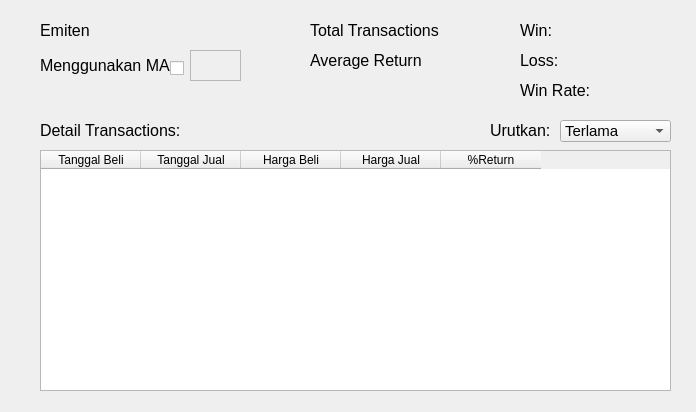
<?xml version="1.0" encoding="UTF-8"?>
<ui version="4.0">
 <class>Form</class>
 <widget class="QWidget" name="Form">
  <property name="geometry">
   <rect>
    <x>0</x>
    <y>0</y>
    <width>696</width>
    <height>412</height>
   </rect>
  </property>
  <property name="windowTitle">
   <string>Form</string>
  </property>
  <widget class="QLabel" name="ma_emiten">
   <property name="geometry">
    <rect>
     <x>40</x>
     <y>20</y>
     <width>191</width>
     <height>21</height>
    </rect>
   </property>
   <property name="font">
    <font>
     <pointsize>12</pointsize>
    </font>
   </property>
   <property name="text">
    <string>Emiten</string>
   </property>
  </widget>
  <widget class="QLabel" name="ma_value">
   <property name="geometry">
    <rect>
     <x>40</x>
     <y>50</y>
     <width>131</width>
     <height>31</height>
    </rect>
   </property>
   <property name="font">
    <font>
     <pointsize>12</pointsize>
    </font>
   </property>
   <property name="text">
    <string>Menggunakan MA</string>
   </property>
  </widget>
  <widget class="QLabel" name="ma_total_transactions">
   <property name="geometry">
    <rect>
     <x>310</x>
     <y>20</y>
     <width>191</width>
     <height>21</height>
    </rect>
   </property>
   <property name="font">
    <font>
     <pointsize>12</pointsize>
    </font>
   </property>
   <property name="text">
    <string>Total Transactions</string>
   </property>
  </widget>
  <widget class="QLabel" name="ma_win">
   <property name="geometry">
    <rect>
     <x>520</x>
     <y>20</y>
     <width>111</width>
     <height>21</height>
    </rect>
   </property>
   <property name="font">
    <font>
     <pointsize>12</pointsize>
    </font>
   </property>
   <property name="text">
    <string>Win:</string>
   </property>
  </widget>
  <widget class="QLabel" name="ma_loss">
   <property name="geometry">
    <rect>
     <x>520</x>
     <y>50</y>
     <width>111</width>
     <height>21</height>
    </rect>
   </property>
   <property name="font">
    <font>
     <pointsize>12</pointsize>
    </font>
   </property>
   <property name="text">
    <string>Loss:</string>
   </property>
  </widget>
  <widget class="QLabel" name="ma_winrate">
   <property name="geometry">
    <rect>
     <x>520</x>
     <y>80</y>
     <width>141</width>
     <height>21</height>
    </rect>
   </property>
   <property name="font">
    <font>
     <pointsize>12</pointsize>
    </font>
   </property>
   <property name="text">
    <string>Win Rate:</string>
   </property>
  </widget>
  <widget class="QLabel" name="ma_detail_transactions">
   <property name="geometry">
    <rect>
     <x>40</x>
     <y>120</y>
     <width>151</width>
     <height>21</height>
    </rect>
   </property>
   <property name="font">
    <font>
     <pointsize>12</pointsize>
    </font>
   </property>
   <property name="text">
    <string>Detail Transactions:</string>
   </property>
  </widget>
  <widget class="QTableWidget" name="ma_table_detail">
   <property name="geometry">
    <rect>
     <x>40</x>
     <y>150</y>
     <width>631</width>
     <height>241</height>
    </rect>
   </property>
   <column>
    <property name="text">
     <string>Tanggal Beli</string>
    </property>
   </column>
   <column>
    <property name="text">
     <string>Tanggal Jual</string>
    </property>
   </column>
   <column>
    <property name="text">
     <string>Harga Beli</string>
    </property>
   </column>
   <column>
    <property name="text">
     <string>Harga Jual</string>
    </property>
   </column>
   <column>
    <property name="text">
     <string>%Return</string>
    </property>
   </column>
  </widget>
  <widget class="QLabel" name="ma_emiten_2">
   <property name="geometry">
    <rect>
     <x>490</x>
     <y>120</y>
     <width>61</width>
     <height>21</height>
    </rect>
   </property>
   <property name="font">
    <font>
     <pointsize>12</pointsize>
    </font>
   </property>
   <property name="text">
    <string>Urutkan:</string>
   </property>
  </widget>
  <widget class="QComboBox" name="ma_combobox_urutkan">
   <property name="geometry">
    <rect>
     <x>560</x>
     <y>120</y>
     <width>111</width>
     <height>22</height>
    </rect>
   </property>
   <property name="font">
    <font>
     <pointsize>11</pointsize>
    </font>
   </property>
   <item>
    <property name="text">
     <string>Terlama</string>
    </property>
   </item>
   <item>
    <property name="text">
     <string>Terbaru</string>
    </property>
   </item>
  </widget>
  <widget class="QLabel" name="ma_average_return">
   <property name="geometry">
    <rect>
     <x>310</x>
     <y>50</y>
     <width>191</width>
     <height>21</height>
    </rect>
   </property>
   <property name="font">
    <font>
     <pointsize>12</pointsize>
    </font>
   </property>
   <property name="text">
    <string>Average Return</string>
   </property>
  </widget>
  <widget class="QPlainTextEdit" name="ma_input">
   <property name="enabled">
    <bool>false</bool>
   </property>
   <property name="geometry">
    <rect>
     <x>190</x>
     <y>50</y>
     <width>51</width>
     <height>31</height>
    </rect>
   </property>
   <property name="font">
    <font>
     <pointsize>12</pointsize>
    </font>
   </property>
   <property name="plainText">
    <string/>
   </property>
  </widget>
  <widget class="QCheckBox" name="ma_checkbox">
   <property name="geometry">
    <rect>
     <x>170</x>
     <y>60</y>
     <width>16</width>
     <height>17</height>
    </rect>
   </property>
   <property name="text">
    <string/>
   </property>
  </widget>
  <widget class="QLabel" name="ma_label">
   <property name="geometry">
    <rect>
     <x>40</x>
     <y>80</y>
     <width>111</width>
     <height>21</height>
    </rect>
   </property>
   <property name="font">
    <font>
     <pointsize>11</pointsize>
    </font>
   </property>
   <property name="text">
    <string/>
   </property>
  </widget>
 </widget>
 <resources/>
 <connections/>
</ui>
